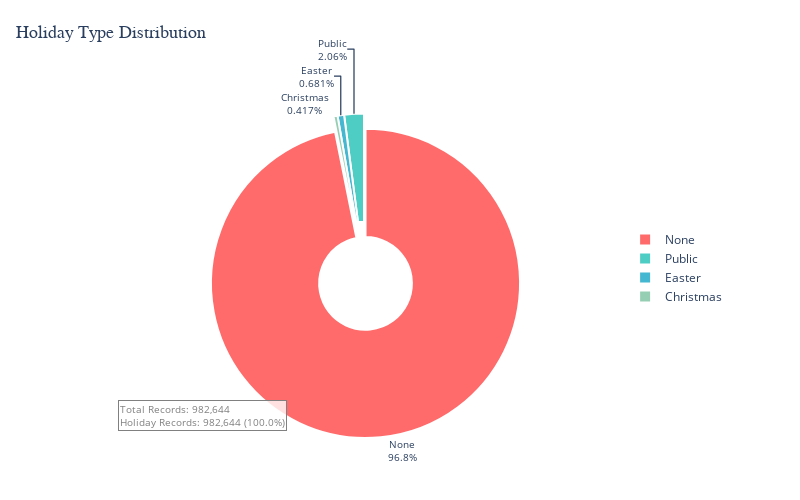

Notebook source saved alongside this figure:
### Markdown cell above
### 3.2 Percentage Distribution per Holiday Type

### Code cell
# Get value counts efficiently
value_counts = df_features['stateholiday'].value_counts()
values = value_counts.values
labels = value_counts.index.tolist()

# Use original labels since holidaytype is already mapped from stateholiday
readable_labels = [str(label) for label in labels]

# Create pie chart with enhanced styling
fig = go.Figure(data=go.Pie(
    values=values,
    labels=readable_labels,
    pull=[0.1 if i == 0 else 0 for i in range(len(values))],  # Explode largest slice
    hole=0.3,  # Donut chart for better readability
    textinfo='label+percent',
    textposition='outside',
    textfont=dict(size=10),
    insidetextorientation='radial',
    marker=dict(
        colors=['#FF6B6B', '#4ECDC4', '#45B7D1', '#96CEB4', '#FFEAA7'],
        line=dict(color='#FFFFFF', width=2)
    )
))

# Enhanced layout
fig.update_layout(
    title={
        'text': 'Holiday Type Distribution',
        'x': 0.02,  # Position on the left side
        'xanchor': 'left',
        'y': 0.95,  # Position at the top
        'yanchor': 'top',
        'font': {'size': 18, 'family': 'Arial, sans-serif'}
    },
    font=dict(size=12),
    showlegend=True,
    legend=dict(
        orientation="v",
        yanchor="middle",
        y=0.5,
        xanchor="left",
        x=1.01
    ),
    margin=dict(t=80, b=60, l=80, r=180),
    width=800,
    height=500
)

# Add summary statistics positioned to avoid obstruction
total_records = len(df_features)
holiday_records = len(df_features[df_features['stateholiday'] != 0])
holiday_percentage = (holiday_records / total_records) * 100

fig.add_annotation(
    text=f"Total Records: {total_records:,}<br>Holiday Records: {holiday_records:,} ({holiday_percentage:.1f}%)",
    xref="paper", yref="paper",
    x=0.02, y=0.02,  # Bottom left corner
    showarrow=False,
    font=dict(size=10, color="gray"),
    align="left",
    bgcolor="rgba(255,255,255,0.8)",  # Semi-transparent background
    bordercolor="gray",
    borderwidth=1
)

fig.show()

# Display value counts for reference
print("\nHoliday Type Value Counts:")
print("-" * 30)
for label, count in zip(readable_labels, values):
    percentage = (count / total_records) * 100
    print(f"{label}: {count:,} ({percentage:.2f}%)")
print(f"\nTotal: {total_records:,} records")

### Figure 1 — Plotly figure (JSON) as saved in the notebook; plotly's stock layout.template omitted (floating-point values rounded to 4 significant figures)
{"data": [{"hole": 0.3, "insidetextorientation": "radial", "labels": ["None", "Public", "Easter", "Christmas"], "marker": {"colors": ["#FF6B6B", "#4ECDC4", "#45B7D1", "#96CEB4", "#FFEAA7"], "line": {"color": "#FFFFFF", "width": 2}}, "pull": [0.1, 0, 0, 0], "textfont": {"size": 10}, "textinfo": "label+percent", "textposition": "outside", "type": "pie", "values": [951594, 20260, 6690, 4100]}], "layout": {"annotations": [{"align": "left", "bgcolor": "rgba(255,255,255,0.8)", "bordercolor": "gray", "borderwidth": 1, "font": {"color": "gray", "size": 10}, "showarrow": false, "text": "Total Records: 982,644<br>Holiday Records: 982,644 (100.0%)", "x": 0.02, "xref": "paper", "y": 0.02, "yref": "paper"}], "font": {"size": 12}, "height": 500, "legend": {"orientation": "v", "x": 1.01, "xanchor": "left", "y": 0.5, "yanchor": "middle"}, "margin": {"b": 60, "l": 80, "r": 180, "t": 80}, "showlegend": true, "title": {"font": {"family": "Arial, sans-serif", "size": 18}, "text": "Holiday Type Distribution", "x": 0.02, "xanchor": "left", "y": 0.95, "yanchor": "top"}, "width": 800}}
